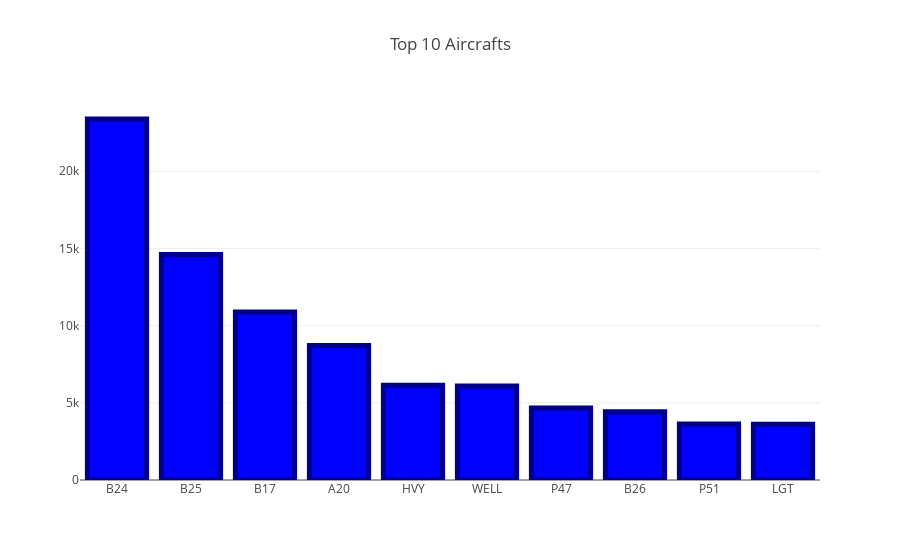

This figure's notebook cell:
### Code cell
# To just display top 10.

import plotly.plotly as py # visualization library

data = operationsFile["Aircraft Series"].value_counts()
print(data[:10])

data = [go.Bar(x=data[:10].index, y=data[:10].values, 
               marker = dict(color = 'blue', line = dict(color = 'darkblue', width = 5)) ## Keep eye how we are using 'dict' for specifying attributes.
               ## We can also use rgba(177, 14, 22, 0.5), where a is the transparency.
              )] #### hoverinfo = 'text' can be used to hide the hovering text

layout = dict(title = 'Top 10 Aircrafts')

fig = go.Figure(data = data, layout=layout)
iplot(fig)

### Figure 1 — Plotly figure (JSON) as saved in the notebook; plotly's stock layout.template omitted (floating-point values rounded to 4 significant figures)
{"data": [{"marker": {"color": "blue", "line": {"color": "darkblue", "width": 5}}, "type": "bar", "uid": "5d57ba5b-bb64-45d8-83c0-a4e5f4ccfc00", "x": ["B24", "B25", "B17", "A20", "HVY", "WELL", "P47", "B26", "P51", "LGT"], "y": [23385, 14611, 10884, 8707, 6130, 6084, 4659, 4425, 3623, 3614]}], "layout": {"title": "Top 10 Aircrafts"}}
